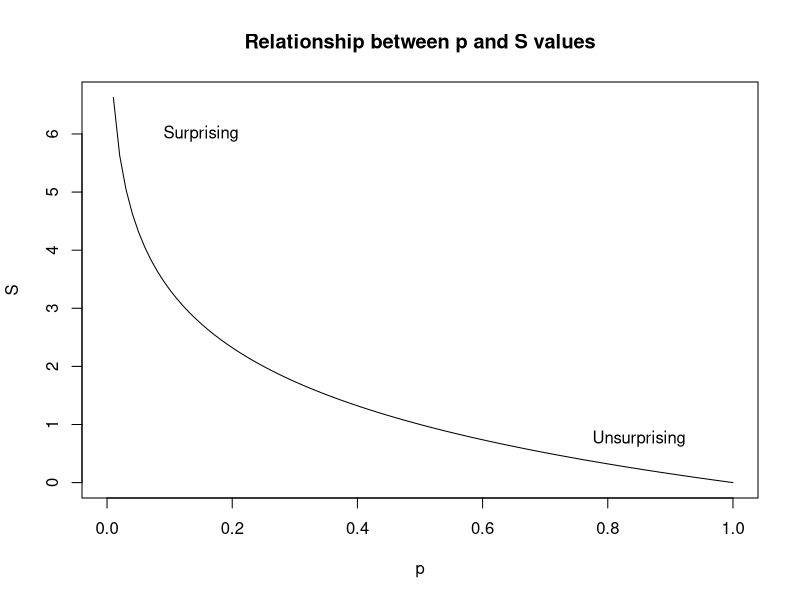

Source code (R):
## ---- chunk 1
options(width = 1000)
## this vignette is in .Rbuildignore because lme4 is not available on old CRAN
## test machines.

knitr::opts_chunk$set(
  collapse = TRUE,
  fig.width = 9,
  fig.asp = .4,
  out.width = "100%",
  warning = FALSE,
  message = FALSE,
  comment = "#>"
)
## ---- chunk 2
library(marginaleffects)
dat <- transform(mtcars, cyl = factor(cyl))
mod <- lm(mpg ~ cyl, dat)
hyp <- hypotheses(mod, "cyl6 = cyl8")
hyp
## ---- chunk 3
#| include: false
attr(hyp$p.value, "label") <- attr(hyp$p.value, "jacobian") <- NULL
## ---- chunk 4
-log2(hyp$p.value)
## ---- chunk 5
# Create a sequence of p values from 0 to 1
p_values <- seq(0, 1, length.out = 100)

# Compute the S values using -log2(p)
S_values <- -log2(p_values)

# Create the plot
plot(p_values, S_values, type = "l",
     main = "Relationship between p and S values",
     xlab = "p",
     ylab = "S")

text(x = 0.15, y = 6, labels = "Surprising")
text(x = 0.85, y = .75, labels = "Unsurprising")
